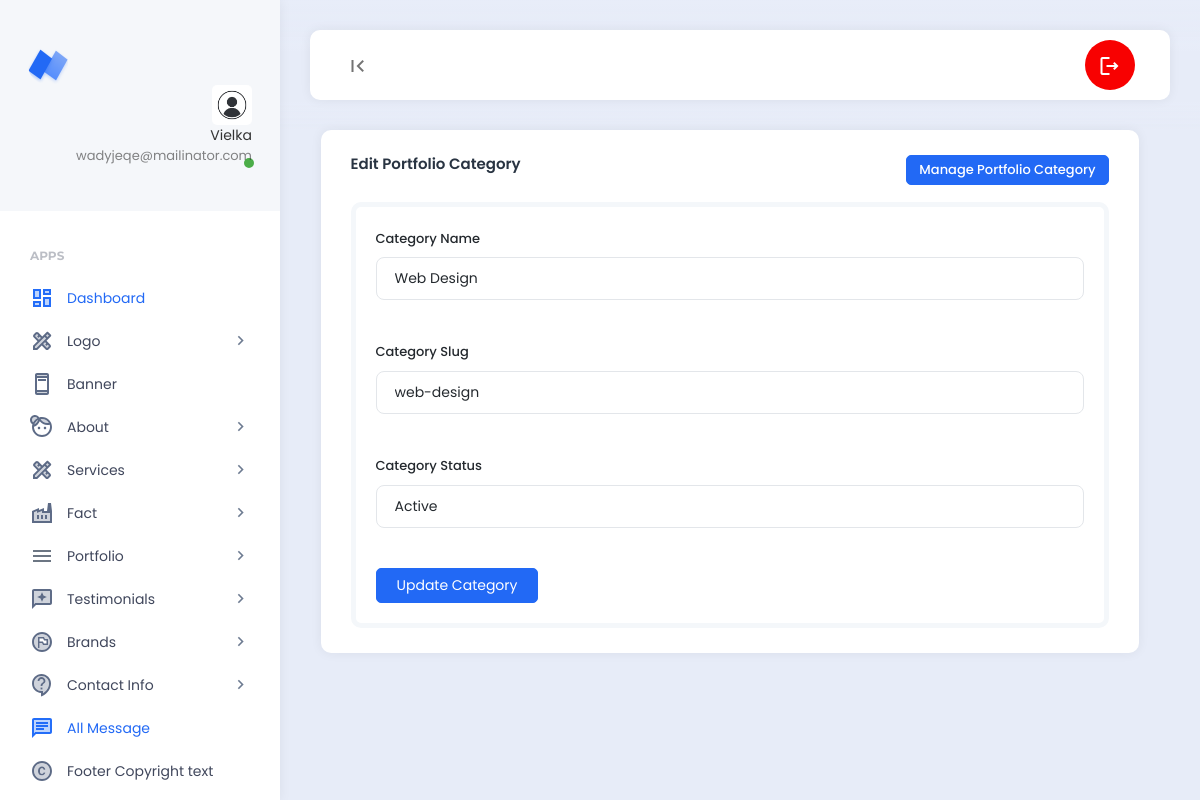
The page /backend/edit_portfolio_category.php?id=2 (signed in) on the database its author committed.
### tables this page shows
CREATE TABLE `pro_users` (
  `id` int(11) NOT NULL,
  `name` varchar(55) NOT NULL,
  `email` varchar(55) NOT NULL,
  `password` varchar(100) NOT NULL,
  `profile_photo` varchar(200) NOT NULL DEFAULT 'profile_photo.jpg'
);

CREATE TABLE `pro_portfolio_categories` (
  `id` int(11) NOT NULL,
  `category_name` varchar(200) NOT NULL,
  `category_slug` varchar(100) NOT NULL,
  `category_status` varchar(100) NOT NULL
);

### backend/edit_portfolio_category.php (the view, shortened to what this page needs)
<?php
require_once('header.php');
require_once('../config/db.php');
$id = $_GET['id'];
$edit_category="SELECT * FROM pro_portfolio_categories WHERE id=$id";
$edit_query_run = mysqli_query($db_con, $edit_category);
$after_fetch_assoc = mysqli_fetch_assoc($edit_query_run);
?>
<div class="row">
    <div class="col-md-12">
        <div class="card">
            <div class="card-header">
                <h5 class="card-title">Edit Portfolio Category <span style="float:right"><a href="manage_portfolio_category.php" class="btn btn-primary btn btn-sm">Manage Portfolio Category</a></span></h5>
            </div>
            <div class="card-body">
                <div class="example-container">
                    <form action="update_portfolio_category_post.php" method="POST">
                        <div class="example-content">
                            <label class="form-label">Category Name</label>
                            <input type="text" class="form-control" name="category_name" value="<?=$after_fetch_assoc['category_name']?>">
                        </div>
                        <div class="example-content">
                            <label class="form-label">Category Slug</label>
                            <input type="text" class="form-control" name="category_slug" value="<?=$after_fetch_assoc['category_slug']?>">
                        </div>
                        <div class="example-content">
                            <label class="form-label">Category Status</label>
                            <select class="form-control" name="category_status">
                                <option value="active" <?php if($after_fetch_assoc['category_status'] == 'active') : echo 'selected'; endif;?>>Active</option>
                            </select>
                        </div>
                        <div class="example-content">
                            <button type="submit" class="btn btn-primary" name="update_category_btn">Update Category</button>
                        </div>
                    </form>
                </div>
            </div>
        </div>
    </div>
</div>
<?php require_once('footer.php');?>

### backend/header.php (shortened to what this page needs)
<?php
require_once('../config/db.php');
$id = $_SESSION['login_id'];
$select_profile_image_query = "SELECT profile_photo FROM `pro_users` WHERE id=$id";
$query_run = mysqli_query($db_con, $select_profile_image_query);
$select_profile_fetch_assoc = mysqli_fetch_assoc($query_run)['profile_photo'];
?>
<!DOCTYPE html>
<html lang="en">
<head>
    <link rel="stylesheet" href="https://cdnjs.cloudflare.com/ajax/libs/font-awesome/6.4.2/css/all.min.css">
    <link href="assets/plugins/bootstrap/css/bootstrap.min.css" rel="stylesheet">
    <link href="assets/plugins/perfectscroll/perfect-scrollbar.css" rel="stylesheet">
    <link href="assets/plugins/pace/pace.css" rel="stylesheet">
    <link href="assets/plugins/highlight/styles/github-gist.css" rel="stylesheet">
    <link href="assets/plugins/summernote/summernote-lite.min.css" rel="stylesheet">
    <link href="assets/plugins/datatables/datatables.min.css" rel="stylesheet">
    <link href="assets/css/main.min.css" rel="stylesheet">
    <link href="assets/css/custom.css" rel="stylesheet">
</head>
<body>
    <div class="app align-content-stretch d-flex flex-wrap">
        <div class="app-sidebar">
            <div class="logo">
                <a href="http://localhost/project/" target="_blank" class="logo-icon"><span class="logo-text">Neptune</span></a>
                <div class="sidebar-user-switcher user-activity-online">
                    <a href="#">
                        <img src="assets/images/profile_photo/<?= $select_profile_fetch_assoc;?>">
                        <span class="activity-indicator"></span>
                        <span class="user-info-text"><?php if(isset($_SESSION['login_name'])) : echo $_SESSION['login_name']; endif ?><br><span class="user-state-info"><?php if(isset($_SESSION['login_email'])) : echo $_SESSION['login_email']; endif?></span></span>
                    </a>
                </div>
            </div>
            <div class="app-menu">
                <ul class="accordion-menu">
                    <li class="sidebar-title">
                        Apps
                    </li>
                    <li class="active-page">
                        <a href="dashboard.php" class="active"><i class="material-icons-two-tone">dashboard</i>Dashboard</a>
                    </li>
                    <li>
                        <a href=""><i class="material-icons-two-tone">design_services</i>Logo<i class="material-icons has-sub-menu">keyboard_arrow_right</i></a>
                    </li>
                    <li>
                        <a href="manage_banner.php"><i class="material-icons-two-tone">ad_units</i>Banner</a>
                    </li>
                    <li>
                        <a href=""><i class="material-icons-two-tone">face_4</i>About<i class="material-icons has-sub-menu">keyboard_arrow_right</i></a>
                    </li>
                    <li>
                        <a href=""><i class="material-icons-two-tone">design_services</i>Services<i class="material-icons has-sub-menu">keyboard_arrow_right</i></a>
                    </li>
                    <li>
                        <a href=""><i class="material-icons-two-tone">factory</i>Fact<i class="material-icons has-sub-menu">keyboard_arrow_right</i></a>
                    </li>
                    <li>
                        <a href=""><i class="material-icons-two-tone"> menu </i>Portfolio<i class="material-icons has-sub-menu">keyboard_arrow_right</i></a>
                    </li>
                    <li>
                        <a href=""><i class="material-icons-two-tone">reviews</i>Testimonials<i class="material-icons has-sub-menu">keyboard_arrow_right</i></a>
                    </li>
                    <li>
                        <a href=""><i class="material-icons-two-tone">flag_circle</i>Brands<i class="material-icons has-sub-menu">keyboard_arrow_right</i></a>
                    </li>
                    <li>
                        <a href=""><i class="material-icons-two-tone">contact_support</i>Contact Info<i class="material-icons has-sub-menu">keyboard_arrow_right</i></a>
                    </li>
                    <li class="active-page">
                        <a href="all_message.php" class="active"><i class="material-icons-two-tone">chat</i>All Message</a>
                    </li>
                    <li>
                        <a href="copyright_text.php"><i class="material-icons-two-tone">copyright</i>Footer Copyright text</a>
                    </li>
                </ul>
            </div>
        </div>
        <div class="app-container">
            <div class="app-header">
                <nav class="navbar navbar-light navbar-expand-lg">
                    <div class="container-fluid">
                        <div class="navbar-nav" id="navbarNav">
                            <ul class="navbar-nav">
                                <li class="nav-item">
                                    <a class="nav-link hide-sidebar-toggle-button" href="#"><i class="material-icons">first_page</i></a>
                                </li>
                            </ul>
                        </div>
                        <div class="d-flex">
                            <ul class="navbar-nav">
                                <li class="nav-item hidden-on-mobile">
                                    <a class="nav-link nav-notifications-toggle" id="notificationsDropDown" style="width: 50px; height:50px;border-radius:50%;" href="#" data-bs-toggle="dropdown">
                                        <i class="material-icons-outlined">logout</i>
                                    </a>
                                </li>
                            </ul>
                        </div>
                    </div>
                </nav>
            </div>
            <div class="app-content">
                <div class="content-wrapper">
                    <div class="container">
                        <div class="row">

### rows shown on the page
pro_users: profile_photo (picture)
pro_portfolio_categories: category_name "Web Design", category_slug "web-design", category_status "Active"

### other values the page prints
$_SESSION['login_name'] "Vielka"
$_SESSION['login_email'] "wadyjeqe@mailinator.com"
